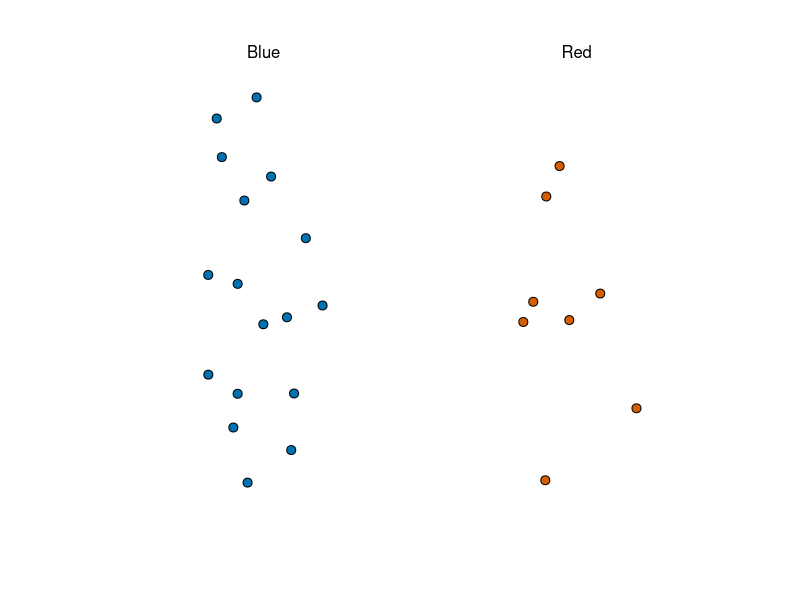
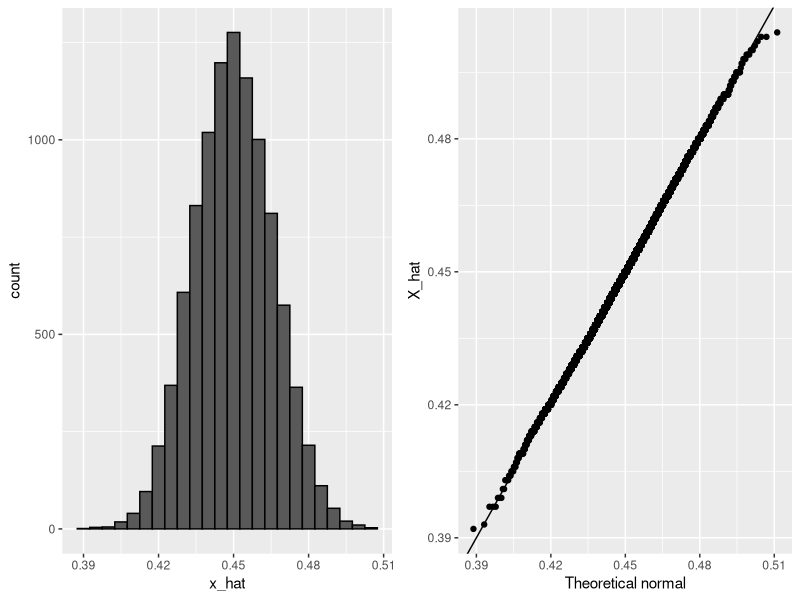
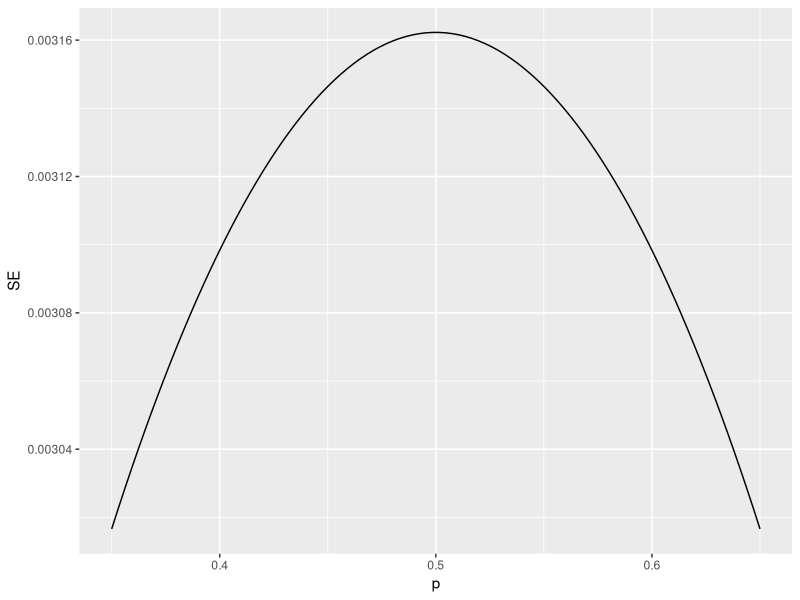
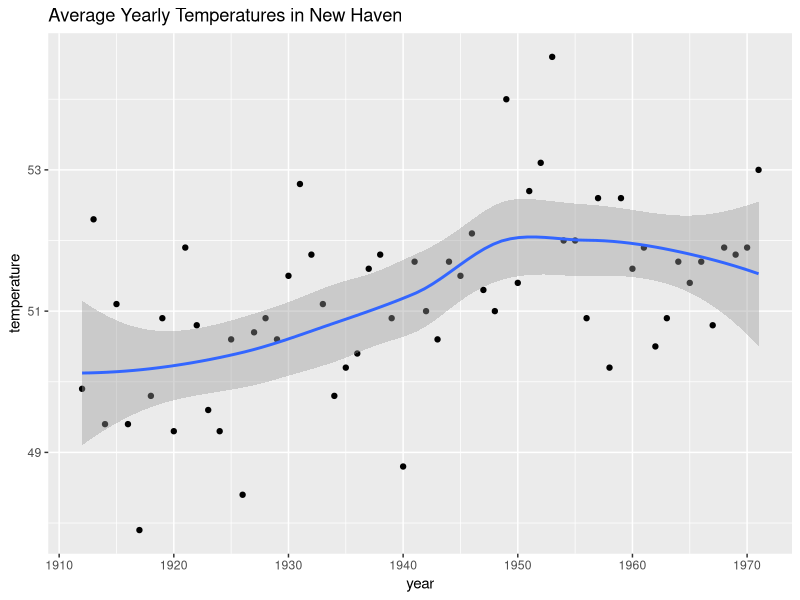
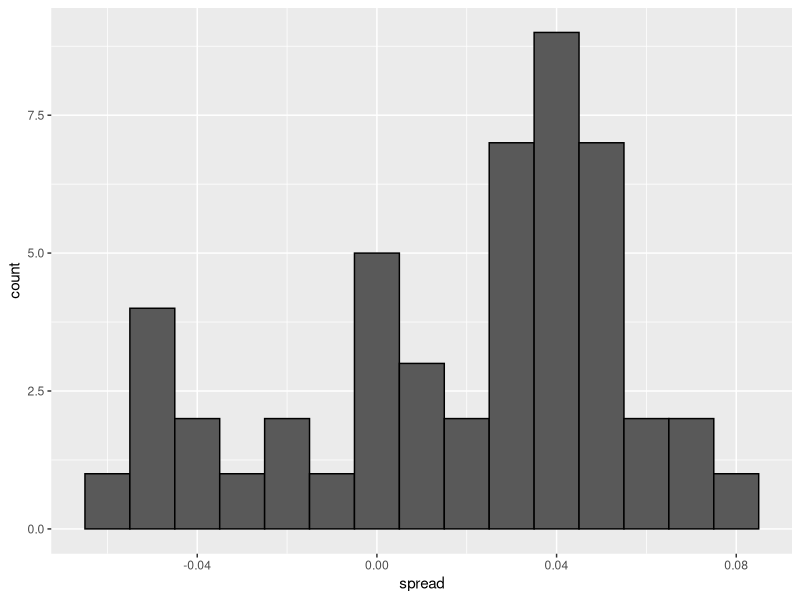
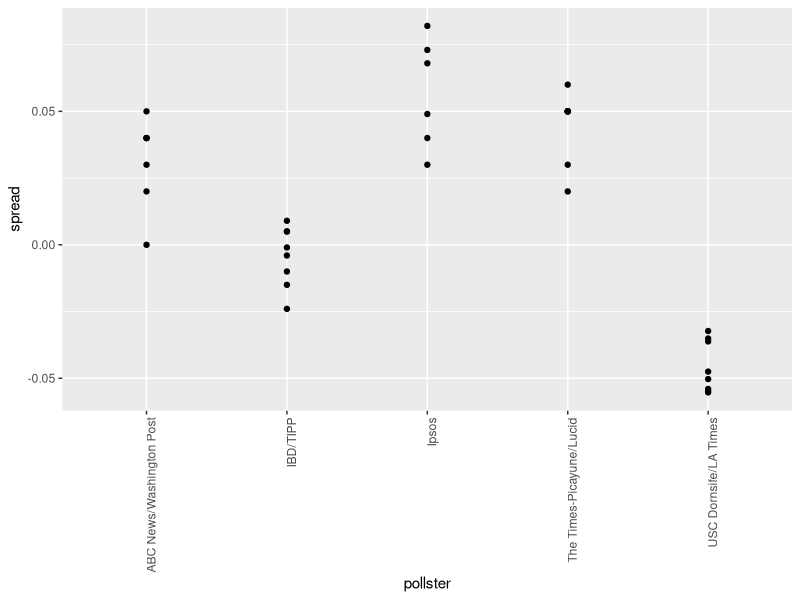
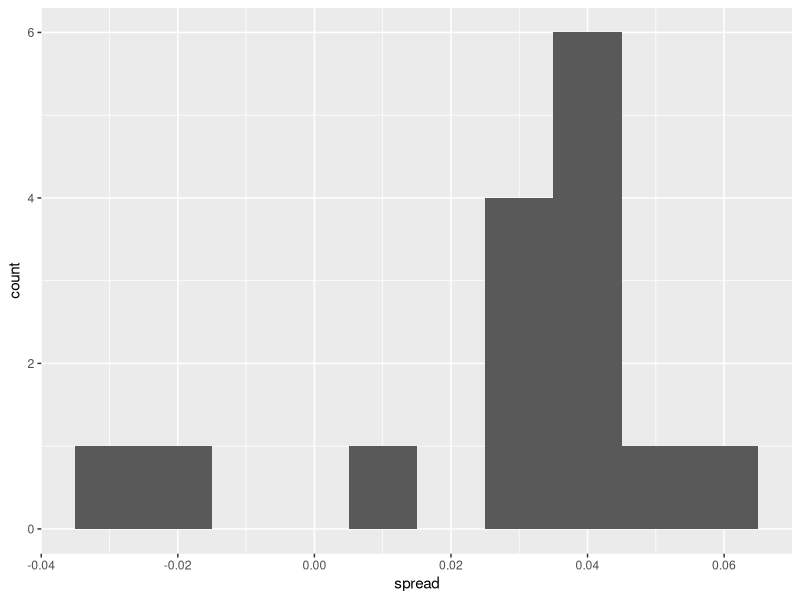

The R script that drew these images, in order:
# INFERENCE AND MODELING




# Section 1: Parameters and Estimates


# Sampling Model Parameters and Estimates
library(tidyverse)
library(dslabs)
take_poll(25)    # draw 25 beads




# Section 2: The Central Limit Theorem in Practice


# The Central Limit Theorem in Practice

X_hat <- 0.48
se <- sqrt(X_hat*(1-X_hat)/25)
pnorm(0.01/se) - pnorm(-0.01/se)


# A Monte Carlo Simulation for the CLT

#Code: Monte Carlo simulation using a set value of p
p <- 0.45    # unknown p to estimate
N <- 1000
# simulate one poll of size N and determine x_hat
x <- sample(c(0,1), size = N, replace = TRUE, prob = c(1-p, p))
x_hat <- mean(x)
# simulate B polls of size N and determine average x_hat
B <- 10000    # number of replicates
N <- 1000    # sample size per replicate
x_hat <- replicate(B, {
  x <- sample(c(0,1), size = N, replace = TRUE, prob = c(1-p, p))
  mean(x)
})

# Code: Histogram and QQ-plot of Monte Carlo results
library(tidyverse)
library(gridExtra)
p1 <- data.frame(x_hat = x_hat) %>%
  ggplot(aes(x_hat)) +
  geom_histogram(binwidth = 0.005, color = "black")
p2 <- data.frame(x_hat = x_hat) %>%
  ggplot(aes(sample = x_hat)) +
  stat_qq(dparams = list(mean = mean(x_hat), sd = sd(x_hat))) +
  geom_abline() +
  ylab("X_hat") +
  xlab("Theoretical normal")
grid.arrange(p1, p2, nrow=1)


# Bias: Why Not Run a Very Large Poll?

library(tidyverse)
N <- 100000
p <- seq(0.35, 0.65, length = 100)
SE <- sapply(p, function(x) 2*sqrt(x*(1-x)/N))
data.frame(p = p, SE = SE) %>%
  ggplot(aes(p, SE)) +
  geom_line()




# Section 3: Confidence Intervals and p-Values


# Confidence Intervals

#Code: geom_smooth confidence interval example
#The shaded area around the curve is related to the concept of confidence intervals.
data("nhtemp")
data.frame(year = as.numeric(time(nhtemp)),temperature = as.numeric(nhtemp)) %>%
  ggplot(aes(year, temperature)) +
  geom_point() +
  geom_smooth() +
  ggtitle("Average Yearly Temperatures in New Haven")

#Code: Monte Carlo simulation of confidence intervals
#Note that to compute the exact 95% confidence interval, we would use qnorm(.975)*SE_hat instead of 2*SE_hat.
p <- 0.45
N <- 1000
X <- sample(c(0,1),size = N, replace= TRUE, prob = c(1-p,p))
X_hat <- mean(X)
SE_hat <- sqrt(X_hat*(1-X_hat)/N)
c(X_hat - 2*SE_hat, X_hat + 2*SE_hat)

#Code: Solving for z with qnorm
z <- qnorm(0.995) # we need q=99% confidence so, z=qnorm(1-(1-q)/2)
z # for 99% confidence int. we need z of 2.576
pnorm(qnorm(0.995)) # demostration that qnorm gives the zvalue for a given prob
pnorm(qnorm(1-0.995))
pnorm(z) - pnorm(-z)


# A Monte Carlo Simulation for Confidence Intervals

B <- 10000
N <- 1000
inside <- replicate(B, {
  X <- sample(c(0,1), size = N, replace = TRUE, prob = c(1-p,p))
  X_hat <- mean(X)
  SE_hat <- sqrt(X_hat*(1-X_hat)/N)
  between(p,X_hat - 2*SE_hat, X_hat + 2*SE_hat)
})
mean(inside)


# P-values

N <- 100    # sample size
z <- sqrt(N) * 0.02/0.5    # spread of 0.02
1 - (pnorm(z) - pnorm(-z))



# Section 4: Statistical Models


# Poll Aggregators

#Code: Simulating polls
d <- 0.039  #Actual spread of popular vote 2012
Ns <- c(1298, 533, 1342, 897, 774, 254, 812, 324, 1291, 1056, 2172, 516) # Mimic 
#of poll sizes
p <- (d+1)/2  #Proportion of democrats (Obama)
# Calculate confidence intervals of the spread
confidence_intervals <- sapply(Ns,function(N){
  X <- sample(c(0,1), size = N, replace = TRUE, prob = c(1-p,p))
  X_hat <- mean(X)
  SE_hat <- sqrt(X_hat*(1-X_hat)/N)
  2*c(X_hat, X_hat - qnorm(.975)*SE_hat, X_hat + qnorm(.975)*SE_hat) - 1
})
# generate a data frame storing results
polls <- data.frame(poll = 1:ncol(confidence_intervals),
                    t(confidence_intervals), sample_size = Ns)
names(polls) <- c("poll", "estimate", "low", "high", "sample_size")
polls

#Code: Calculating the spread of combined polls (Aggregation)
d_hat <- polls %>%
  summarize(avg = sum(estimate*sample_size)/sum(sample_size)) %>%
  .$avg #Estimated spread using various polls
p_hat <- (1+d_hat)/2  #Estimate proportion of Obama voters
moe <- 2*qnorm(0.975)*sqrt(p_hat*(1-p_hat)/sum(polls$sample_size))
round(d_hat*100,1)
round(moe*100,1)


# Poll Data and Pollster Bias

#Code: Generating simulated poll data
library(dslabs)
data("polls_us_election_2016")
names(polls_us_election_2016)
#keep only national polls from week before election with a reliable grade
polls <- polls_us_election_2016 %>%
  filter(state == "U.S." & enddate >= "2016-10-31" & 
           (grade %in% c("A+", "A", "A-", "B+") | is.na(grade)))
#add spread estimate
polls <- polls %>%
  mutate(spread = rawpoll_clinton/100 - rawpoll_trump/100)
#compute estimated spread for combined polls
d_hat <- polls %>%
  summarize(d_hat = sum(spread*samplesize)/sum(samplesize)) %>%
  .$d_hat
#compute margin of error
p_hat <- (d_hat+1)/2
moe <- qnorm(.975)*2*sqrt(p_hat*(1-p_hat)/sum(polls$samplesize))
#histogram of the spread
polls %>%
  ggplot(aes(spread)) +
  geom_histogram(color="black", binwidth = .01)

#Code: Investigating poll data and pollster bias
#number of polls per pollster in week before election
polls %>% group_by(pollster) %>% summarize(n())
# plot results by pollsters with at least 6 polls
polls %>% group_by(pollster) %>% filter(n() >= 6) %>%
  ggplot(aes(pollster, spread)) +
  geom_point() +
  theme(axis.text.x = element_text(angle = 90, hjust = 1))
#standard errors within each pollster
polls %>% group_by(pollster) %>%
  filter(n() >= 6) %>%
  summarize(se = 2*sqrt(p_hat*(1-p_hat)/median(samplesize)))


# Data-Driven Models
# Using an urn with various polls results instead of people

#Code
#collect last results before the election for each pollster
one_poll_per_pollster <- polls %>% group_by(pollster) %>% 
  filter(enddate == max(enddate)) %>%   #keep latest poll
  ungroup()
#histogram of spread estimates
one_poll_per_pollster %>%
  ggplot(aes(spread)) + geom_histogram(binwidth = 0.01)
#construct 95% confidence interval
results <- one_poll_per_pollster %>%
  summarize(avg = mean(spread), se = sd(spread)/sqrt(length(spread))) %>%
  mutate(start = avg - qnorm(.975)*se, end = avg + qnorm(.975)*se)
round(results*100,1)




# Section 5: Bayesian Statistics


# Bayes' Theorem

#Code: Monte Carlo simulation
prev <- 0.00025  # disease prevalence
N <- 100000   # number of tests
outcome <- sample(c("Disease", "Healthy"), N, replace = TRUE, prob = c(prev, 1-prev))
N_D <- sum(outcome == "Disease")  # number with disease
N_H <- sum(outcome == "Healthy")  # number healthy
# for each person, randomly determine if test is + or -
accuracy <- 0.99
test <- vector("character", N)
test[outcome == "Disease"] <- sample(c("+","-"),N_D, replace = TRUE, prob = c(accuracy, 1-accuracy))
test[outcome == "Healthy"] <- sample(c("-","+"),N_H, replace = TRUE, prob = c(accuracy, 1-accuracy))
table(outcome, test)




# Section 6: Election Forecasting


# Election Forecasting

#Code: Definition of results object
library(tidyverse)
library(dslabs)
polls <- polls_us_election_2016 %>%
  filter(state == "U.S." & enddate >= "2016-10-31" &
           (grade %in% c("A+", "A", "A-", "B+") | is.na(grade))) %>%
  mutate(spread = rawpoll_clinton/100 - rawpoll_trump/100)

one_poll_per_pollster <- polls %>% group_by(pollster) %>%
  filter(enddate == max(enddate)) %>%
  ungroup()

results <- one_poll_per_pollster %>%
  summarize(avg = mean(spread), se = sd(spread)/sqrt(length(spread))) %>%
  mutate(start = avg - 1.96*se, end = avg + 1.96*se)
#Code: Computing the posterior mean, standard error, credible interval and probability
mu <- 0
tau <- 0.035
sigma <- results$se
Y <- results$avg
B <- sigma^2 / (sigma^2 + tau^2)
posterior_mean <- B*mu + (1-B)*Y
posterior_se <- sqrt(1 / (1/sigma^2 + 1/tau^2))

posterior_mean
posterior_se
# 95% credible interval
posterior_mean + c(-qnorm(0.975), qnorm(0.975))*posterior_se
# probability of d > 0
1 - pnorm(0, posterior_mean, posterior_se)
